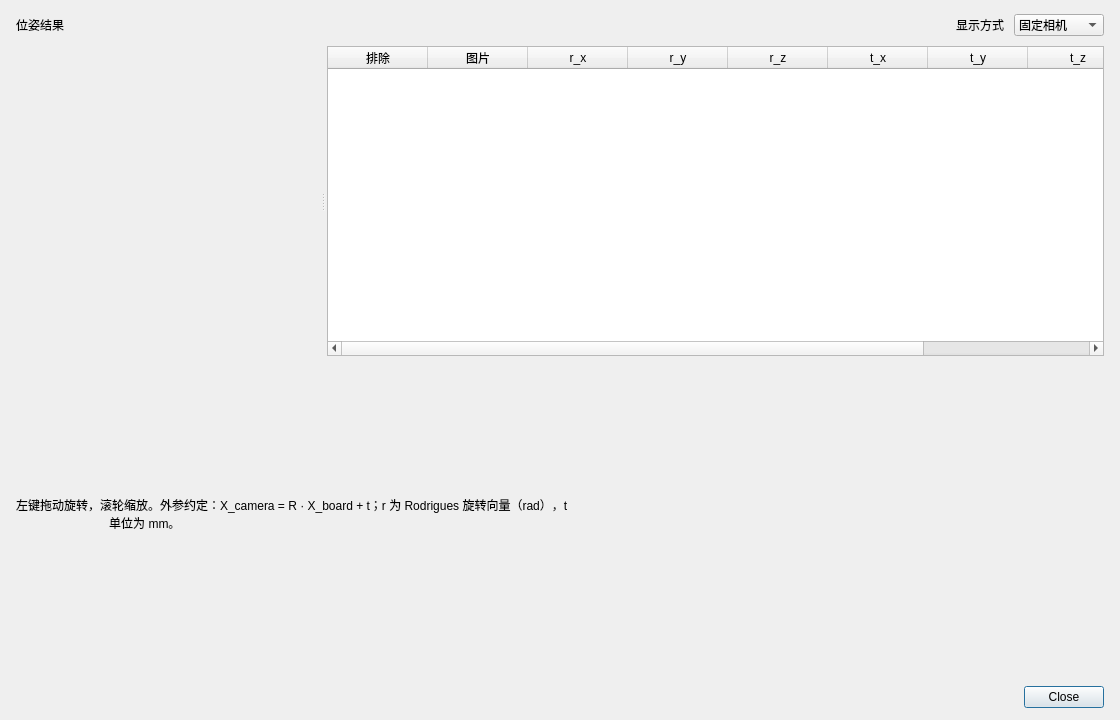
<?xml version="1.0" encoding="UTF-8"?>
<ui version="4.0">
    <class>PoseResultDialog</class>
    <widget class="QDialog" name="PoseResultDialog">
        <property name="geometry">
            <rect>
                <x>0</x>
                <y>0</y>
                <width>1120</width>
                <height>720</height>
            </rect>
        </property>
        <property name="windowTitle">
            <string>位姿估计结果</string>
        </property>
        <layout class="QVBoxLayout" name="mainLayout">
            <property name="spacing">
                <number>10</number>
            </property>
            <property name="leftMargin">
                <number>16</number>
            </property>
            <property name="topMargin">
                <number>14</number>
            </property>
            <property name="rightMargin">
                <number>16</number>
            </property>
            <property name="bottomMargin">
                <number>12</number>
            </property>
            <item>
                <layout class="QHBoxLayout" name="headerLayout">
                    <item>
                        <widget class="QLabel" name="summaryLabel">
                            <property name="text">
                                <string>位姿结果</string>
                            </property>
                            <property name="role" stdset="0">
                                <string>panelTitle</string>
                            </property>
                        </widget>
                    </item>
                    <item>
                        <spacer name="headerSpacer">
                            <property name="orientation">
                                <enum>Qt::Horizontal</enum>
                            </property>
                            <property name="sizeHint" stdset="0">
                                <size>
                                    <width>40</width>
                                    <height>20</height>
                                </size>
                            </property>
                        </spacer>
                    </item>
                    <item>
                        <widget class="QLabel" name="viewStyleLabel">
                            <property name="text">
                                <string>显示方式</string>
                            </property>
                        </widget>
                    </item>
                    <item>
                        <widget class="QComboBox" name="viewStyleCombo">
                            <item>
                                <property name="text">
                                    <string>固定相机</string>
                                </property>
                            </item>
                            <item>
                                <property name="text">
                                    <string>固定标定板</string>
                                </property>
                            </item>
                        </widget>
                    </item>
                </layout>
            </item>
            <item>
                <widget class="QSplitter" name="poseSplitter">
                    <property name="orientation">
                        <enum>Qt::Horizontal</enum>
                    </property>
                    <property name="handleWidth">
                        <number>8</number>
                    </property>
                    <property name="childrenCollapsible">
                        <bool>false</bool>
                    </property>
                    <widget class="PoseVisualizationWidget" name="poseVisualization"/>
                    <widget class="QTableWidget" name="poseTable">
                        <property name="toolTip">
                            <string>外参约定：X_camera = R · X_board + t</string>
                        </property>
                        <property name="editTriggers">
                            <set>QAbstractItemView::NoEditTriggers</set>
                        </property>
                        <property name="selectionMode">
                            <enum>QAbstractItemView::SingleSelection</enum>
                        </property>
                        <property name="selectionBehavior">
                            <enum>QAbstractItemView::SelectRows</enum>
                        </property>
                        <property name="alternatingRowColors">
                            <bool>true</bool>
                        </property>
                        <property name="showGrid">
                            <bool>false</bool>
                        </property>
                        <attribute name="verticalHeaderVisible">
                            <bool>false</bool>
                        </attribute>
                        <attribute name="verticalHeaderDefaultSectionSize">
                            <number>28</number>
                        </attribute>
                        <column>
                            <property name="text">
                                <string>排除</string>
                            </property>
                        </column>
                        <column>
                            <property name="text">
                                <string>图片</string>
                            </property>
                        </column>
                        <column>
                            <property name="text">
                                <string>r_x</string>
                            </property>
                        </column>
                        <column>
                            <property name="text">
                                <string>r_y</string>
                            </property>
                        </column>
                        <column>
                            <property name="text">
                                <string>r_z</string>
                            </property>
                        </column>
                        <column>
                            <property name="text">
                                <string>t_x</string>
                            </property>
                        </column>
                        <column>
                            <property name="text">
                                <string>t_y</string>
                            </property>
                        </column>
                        <column>
                            <property name="text">
                                <string>t_z</string>
                            </property>
                        </column>
                        <column>
                            <property name="text">
                                <string>RMS (px)</string>
                            </property>
                        </column>
                    </widget>
                </widget>
            </item>
            <item>
                <widget class="QLabel" name="conventionLabel">
                    <property name="text">
                        <string>左键拖动旋转，滚轮缩放。外参约定：X_camera = R · X_board + t；r 为 Rodrigues 旋转向量（rad），t
                            单位为 mm。
                        </string>
                    </property>
                    <property name="wordWrap">
                        <bool>true</bool>
                    </property>
                    <property name="role" stdset="0">
                        <string>muted</string>
                    </property>
                </widget>
            </item>
            <item>
                <widget class="QDialogButtonBox" name="buttonBox">
                    <property name="standardButtons">
                        <set>QDialogButtonBox::Close</set>
                    </property>
                </widget>
            </item>
        </layout>
    </widget>
    <customwidgets>
        <customwidget>
            <class>PoseVisualizationWidget</class>
            <extends>QWidget</extends>
            <header>pose_result_dialog.h</header>
            <container>0</container>
        </customwidget>
    </customwidgets>
    <resources/>
    <connections/>
</ui>
